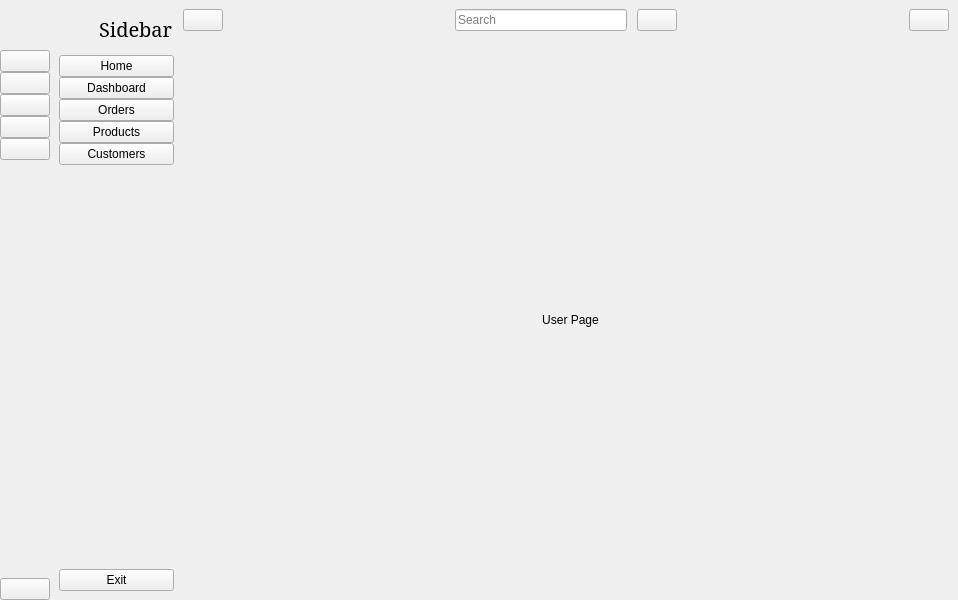
<?xml version="1.0" encoding="UTF-8"?>
<ui version="4.0">
 <class>MainWindow</class>
 <widget class="QMainWindow" name="MainWindow">
  <property name="geometry">
   <rect>
    <x>0</x>
    <y>0</y>
    <width>958</width>
    <height>600</height>
   </rect>
  </property>
  <property name="windowTitle">
   <string>MainWindow</string>
  </property>
  <widget class="QWidget" name="centralwidget">
   <layout class="QGridLayout" name="gridLayout">
    <property name="leftMargin">
     <number>0</number>
    </property>
    <property name="topMargin">
     <number>0</number>
    </property>
    <property name="rightMargin">
     <number>0</number>
    </property>
    <property name="bottomMargin">
     <number>0</number>
    </property>
    <property name="spacing">
     <number>0</number>
    </property>
    <item row="0" column="0">
     <widget class="QWidget" name="icon_only_widget" native="true">
      <layout class="QVBoxLayout" name="verticalLayout_3">
       <property name="spacing">
        <number>0</number>
       </property>
       <property name="leftMargin">
        <number>0</number>
       </property>
       <property name="topMargin">
        <number>0</number>
       </property>
       <property name="rightMargin">
        <number>0</number>
       </property>
       <property name="bottomMargin">
        <number>0</number>
       </property>
       <item>
        <layout class="QHBoxLayout" name="horizontalLayout_3">
         <item>
          <widget class="QLabel" name="label">
           <property name="minimumSize">
            <size>
             <width>50</width>
             <height>50</height>
            </size>
           </property>
           <property name="maximumSize">
            <size>
             <width>50</width>
             <height>50</height>
            </size>
           </property>
           <property name="text">
            <string/>
           </property>
           <property name="pixmap">
            <pixmap resource="resource.qrc">:/icon/icons/align-justify.svg</pixmap>
           </property>
           <property name="scaledContents">
            <bool>true</bool>
           </property>
          </widget>
         </item>
        </layout>
       </item>
       <item>
        <layout class="QVBoxLayout" name="verticalLayout">
         <property name="spacing">
          <number>0</number>
         </property>
         <item>
          <widget class="QPushButton" name="home_btn_1">
           <property name="text">
            <string/>
           </property>
           <property name="icon">
            <iconset resource="resource.qrc">
             <normaloff>:/icon/icons/home-4-32.ico</normaloff>
             <normalon>:/icon/icons/home-4-48.ico</normalon>:/icon/icons/home-4-32.ico</iconset>
           </property>
           <property name="iconSize">
            <size>
             <width>20</width>
             <height>20</height>
            </size>
           </property>
           <property name="checkable">
            <bool>true</bool>
           </property>
           <property name="autoExclusive">
            <bool>true</bool>
           </property>
          </widget>
         </item>
         <item>
          <widget class="QPushButton" name="dashboard_btn_1">
           <property name="text">
            <string/>
           </property>
           <property name="icon">
            <iconset resource="resource.qrc">
             <normaloff>:/icon/icons/dashboard-5-32.ico</normaloff>
             <normalon>:/icon/icons/dashboard-5-48.ico</normalon>:/icon/icons/dashboard-5-32.ico</iconset>
           </property>
           <property name="iconSize">
            <size>
             <width>20</width>
             <height>20</height>
            </size>
           </property>
           <property name="checkable">
            <bool>true</bool>
           </property>
           <property name="autoExclusive">
            <bool>true</bool>
           </property>
          </widget>
         </item>
         <item>
          <widget class="QPushButton" name="orders_btn_1">
           <property name="text">
            <string/>
           </property>
           <property name="icon">
            <iconset resource="resource.qrc">
             <normaloff>:/icon/icons/activity-feed-32.ico</normaloff>
             <normalon>:/icon/icons/activity-feed-48.ico</normalon>:/icon/icons/activity-feed-32.ico</iconset>
           </property>
           <property name="iconSize">
            <size>
             <width>20</width>
             <height>20</height>
            </size>
           </property>
           <property name="checkable">
            <bool>true</bool>
           </property>
           <property name="autoExclusive">
            <bool>true</bool>
           </property>
          </widget>
         </item>
         <item>
          <widget class="QPushButton" name="products_btn_1">
           <property name="text">
            <string/>
           </property>
           <property name="icon">
            <iconset resource="resource.qrc">
             <normaloff>:/icon/icons/product-32.ico</normaloff>
             <normalon>:/icon/icons/product-48.ico</normalon>:/icon/icons/product-32.ico</iconset>
           </property>
           <property name="iconSize">
            <size>
             <width>20</width>
             <height>20</height>
            </size>
           </property>
           <property name="checkable">
            <bool>true</bool>
           </property>
           <property name="autoExclusive">
            <bool>true</bool>
           </property>
          </widget>
         </item>
         <item>
          <widget class="QPushButton" name="customers_btn_1">
           <property name="text">
            <string/>
           </property>
           <property name="icon">
            <iconset resource="resource.qrc">
             <normaloff>:/icon/icons/group-32.ico</normaloff>
             <normalon>:/icon/icons/group-48.ico</normalon>:/icon/icons/group-32.ico</iconset>
           </property>
           <property name="iconSize">
            <size>
             <width>20</width>
             <height>20</height>
            </size>
           </property>
           <property name="checkable">
            <bool>true</bool>
           </property>
           <property name="autoExclusive">
            <bool>true</bool>
           </property>
          </widget>
         </item>
        </layout>
       </item>
       <item>
        <spacer name="verticalSpacer">
         <property name="orientation">
          <enum>Qt::Vertical</enum>
         </property>
         <property name="sizeHint" stdset="0">
          <size>
           <width>20</width>
           <height>387</height>
          </size>
         </property>
        </spacer>
       </item>
       <item>
        <widget class="QPushButton" name="exit_btn_1">
         <property name="text">
          <string/>
         </property>
         <property name="icon">
          <iconset resource="resource.qrc">
           <normaloff>:/icon/icons/close-window-64.ico</normaloff>:/icon/icons/close-window-64.ico</iconset>
         </property>
         <property name="iconSize">
          <size>
           <width>20</width>
           <height>20</height>
          </size>
         </property>
         <property name="checkable">
          <bool>true</bool>
         </property>
         <property name="autoExclusive">
          <bool>true</bool>
         </property>
        </widget>
       </item>
      </layout>
     </widget>
    </item>
    <item row="0" column="1">
     <widget class="QWidget" name="full_menu_widget" native="true">
      <layout class="QVBoxLayout" name="verticalLayout_4">
       <item>
        <layout class="QHBoxLayout" name="horizontalLayout_2">
         <property name="spacing">
          <number>0</number>
         </property>
         <item>
          <widget class="QLabel" name="logo_label_2">
           <property name="minimumSize">
            <size>
             <width>40</width>
             <height>40</height>
            </size>
           </property>
           <property name="maximumSize">
            <size>
             <width>40</width>
             <height>40</height>
            </size>
           </property>
           <property name="text">
            <string/>
           </property>
           <property name="pixmap">
            <pixmap resource="resource.qrc">:/icon/icons/align-justify.svg</pixmap>
           </property>
           <property name="scaledContents">
            <bool>true</bool>
           </property>
          </widget>
         </item>
         <item>
          <widget class="QLabel" name="logo_label_3">
           <property name="font">
            <font>
             <family>Serif</family>
             <pointsize>15</pointsize>
            </font>
           </property>
           <property name="text">
            <string>Sidebar</string>
           </property>
          </widget>
         </item>
        </layout>
       </item>
       <item>
        <layout class="QVBoxLayout" name="verticalLayout_2">
         <property name="spacing">
          <number>0</number>
         </property>
         <item>
          <widget class="QPushButton" name="home_btn_2">
           <property name="text">
            <string>Home</string>
           </property>
           <property name="icon">
            <iconset resource="resource.qrc">
             <normaloff>:/icon/icons/home-4-32.ico</normaloff>
             <normalon>:/icon/icons/home-4-48.ico</normalon>:/icon/icons/home-4-32.ico</iconset>
           </property>
           <property name="iconSize">
            <size>
             <width>14</width>
             <height>14</height>
            </size>
           </property>
           <property name="checkable">
            <bool>true</bool>
           </property>
           <property name="autoExclusive">
            <bool>true</bool>
           </property>
          </widget>
         </item>
         <item>
          <widget class="QPushButton" name="dashboard_btn_2">
           <property name="text">
            <string>Dashboard</string>
           </property>
           <property name="icon">
            <iconset resource="resource.qrc">
             <normaloff>:/icon/icons/dashboard-5-32.ico</normaloff>
             <normalon>:/icon/icons/dashboard-5-48.ico</normalon>:/icon/icons/dashboard-5-32.ico</iconset>
           </property>
           <property name="iconSize">
            <size>
             <width>14</width>
             <height>14</height>
            </size>
           </property>
           <property name="checkable">
            <bool>true</bool>
           </property>
           <property name="autoExclusive">
            <bool>true</bool>
           </property>
          </widget>
         </item>
         <item>
          <widget class="QPushButton" name="orders_btn_2">
           <property name="text">
            <string>Orders</string>
           </property>
           <property name="icon">
            <iconset resource="resource.qrc">
             <normaloff>:/icon/icons/activity-feed-32.ico</normaloff>
             <normalon>:/icon/icons/activity-feed-48.ico</normalon>:/icon/icons/activity-feed-32.ico</iconset>
           </property>
           <property name="iconSize">
            <size>
             <width>14</width>
             <height>14</height>
            </size>
           </property>
           <property name="checkable">
            <bool>true</bool>
           </property>
           <property name="autoExclusive">
            <bool>true</bool>
           </property>
          </widget>
         </item>
         <item>
          <widget class="QPushButton" name="products_btn_2">
           <property name="text">
            <string>Products</string>
           </property>
           <property name="icon">
            <iconset resource="resource.qrc">
             <normaloff>:/icon/icons/product-32.ico</normaloff>
             <normalon>:/icon/icons/product-48.ico</normalon>:/icon/icons/product-32.ico</iconset>
           </property>
           <property name="iconSize">
            <size>
             <width>14</width>
             <height>14</height>
            </size>
           </property>
           <property name="checkable">
            <bool>true</bool>
           </property>
           <property name="autoExclusive">
            <bool>true</bool>
           </property>
          </widget>
         </item>
         <item>
          <widget class="QPushButton" name="customers_btn_2">
           <property name="text">
            <string>Customers</string>
           </property>
           <property name="icon">
            <iconset resource="resource.qrc">
             <normaloff>:/icon/icons/group-32.ico</normaloff>
             <normalon>:/icon/icons/group-48.ico</normalon>:/icon/icons/group-32.ico</iconset>
           </property>
           <property name="iconSize">
            <size>
             <width>14</width>
             <height>14</height>
            </size>
           </property>
           <property name="checkable">
            <bool>true</bool>
           </property>
           <property name="autoExclusive">
            <bool>true</bool>
           </property>
          </widget>
         </item>
        </layout>
       </item>
       <item>
        <spacer name="verticalSpacer_2">
         <property name="orientation">
          <enum>Qt::Vertical</enum>
         </property>
         <property name="sizeHint" stdset="0">
          <size>
           <width>20</width>
           <height>367</height>
          </size>
         </property>
        </spacer>
       </item>
       <item>
        <widget class="QPushButton" name="exit_btn_2">
         <property name="text">
          <string>Exit</string>
         </property>
         <property name="icon">
          <iconset resource="resource.qrc">
           <normaloff>:/icon/icons/close-window-64.ico</normaloff>:/icon/icons/close-window-64.ico</iconset>
         </property>
         <property name="iconSize">
          <size>
           <width>14</width>
           <height>14</height>
          </size>
         </property>
         <property name="checkable">
          <bool>true</bool>
         </property>
         <property name="autoExclusive">
          <bool>true</bool>
         </property>
        </widget>
       </item>
      </layout>
     </widget>
    </item>
    <item row="0" column="2">
     <widget class="QWidget" name="widget_3" native="true">
      <layout class="QVBoxLayout" name="verticalLayout_5">
       <property name="spacing">
        <number>0</number>
       </property>
       <property name="leftMargin">
        <number>0</number>
       </property>
       <property name="topMargin">
        <number>0</number>
       </property>
       <property name="rightMargin">
        <number>0</number>
       </property>
       <property name="bottomMargin">
        <number>0</number>
       </property>
       <item>
        <widget class="QWidget" name="widget" native="true">
         <property name="minimumSize">
          <size>
           <width>0</width>
           <height>40</height>
          </size>
         </property>
         <layout class="QHBoxLayout" name="horizontalLayout_4">
          <property name="spacing">
           <number>0</number>
          </property>
          <property name="leftMargin">
           <number>0</number>
          </property>
          <property name="topMargin">
           <number>0</number>
          </property>
          <property name="rightMargin">
           <number>9</number>
          </property>
          <property name="bottomMargin">
           <number>0</number>
          </property>
          <item>
           <widget class="QPushButton" name="change_btn">
            <property name="text">
             <string/>
            </property>
            <property name="icon">
             <iconset resource="resource.qrc">
              <normaloff>:/icon/icons/menu-4-32.ico</normaloff>:/icon/icons/menu-4-32.ico</iconset>
            </property>
            <property name="iconSize">
             <size>
              <width>14</width>
              <height>14</height>
             </size>
            </property>
            <property name="checkable">
             <bool>true</bool>
            </property>
           </widget>
          </item>
          <item>
           <spacer name="horizontalSpacer">
            <property name="orientation">
             <enum>Qt::Horizontal</enum>
            </property>
            <property name="sizeHint" stdset="0">
             <size>
              <width>232</width>
              <height>20</height>
             </size>
            </property>
           </spacer>
          </item>
          <item>
           <layout class="QHBoxLayout" name="horizontalLayout">
            <property name="spacing">
             <number>10</number>
            </property>
            <item>
             <widget class="QLineEdit" name="search_input">
              <property name="placeholderText">
               <string>Search</string>
              </property>
             </widget>
            </item>
            <item>
             <widget class="QPushButton" name="search_btn">
              <property name="text">
               <string/>
              </property>
              <property name="icon">
               <iconset resource="resource.qrc">
                <normaloff>:/icon/icons/search-13-48.ico</normaloff>:/icon/icons/search-13-48.ico</iconset>
              </property>
              <property name="iconSize">
               <size>
                <width>16</width>
                <height>16</height>
               </size>
              </property>
             </widget>
            </item>
           </layout>
          </item>
          <item>
           <spacer name="horizontalSpacer_2">
            <property name="orientation">
             <enum>Qt::Horizontal</enum>
            </property>
            <property name="sizeHint" stdset="0">
             <size>
              <width>232</width>
              <height>20</height>
             </size>
            </property>
           </spacer>
          </item>
          <item>
           <widget class="QPushButton" name="user_btn">
            <property name="text">
             <string/>
            </property>
            <property name="icon">
             <iconset resource="resource.qrc">
              <normaloff>:/icon/icons/user-48.ico</normaloff>:/icon/icons/user-48.ico</iconset>
            </property>
           </widget>
          </item>
         </layout>
        </widget>
       </item>
       <item>
        <widget class="QStackedWidget" name="stackedWidget">
         <property name="currentIndex">
          <number>6</number>
         </property>
         <widget class="QWidget" name="page">
          <layout class="QGridLayout" name="gridLayout_3">
           <item row="0" column="0">
            <widget class="QLabel" name="label_4">
             <property name="text">
              <string>Home Page</string>
             </property>
             <property name="alignment">
              <set>Qt::AlignCenter</set>
             </property>
            </widget>
           </item>
          </layout>
         </widget>
         <widget class="QWidget" name="page_2">
          <layout class="QGridLayout" name="gridLayout_2">
           <item row="0" column="0">
            <widget class="QLabel" name="label_5">
             <property name="text">
              <string>Dashboard Page</string>
             </property>
             <property name="scaledContents">
              <bool>false</bool>
             </property>
             <property name="alignment">
              <set>Qt::AlignCenter</set>
             </property>
             <property name="openExternalLinks">
              <bool>false</bool>
             </property>
            </widget>
           </item>
          </layout>
         </widget>
         <widget class="QWidget" name="page_3">
          <layout class="QGridLayout" name="gridLayout_4">
           <item row="0" column="0">
            <widget class="QLabel" name="label_6">
             <property name="text">
              <string>Orders Page</string>
             </property>
             <property name="alignment">
              <set>Qt::AlignCenter</set>
             </property>
            </widget>
           </item>
          </layout>
         </widget>
         <widget class="QWidget" name="page_4">
          <layout class="QGridLayout" name="gridLayout_5">
           <item row="0" column="0">
            <widget class="QLabel" name="label_7">
             <property name="text">
              <string>Product Page</string>
             </property>
             <property name="alignment">
              <set>Qt::AlignCenter</set>
             </property>
            </widget>
           </item>
          </layout>
         </widget>
         <widget class="QWidget" name="page_5">
          <layout class="QGridLayout" name="gridLayout_6">
           <item row="0" column="0">
            <widget class="QLabel" name="label_8">
             <property name="text">
              <string>Customer Page</string>
             </property>
             <property name="alignment">
              <set>Qt::AlignCenter</set>
             </property>
            </widget>
           </item>
          </layout>
         </widget>
         <widget class="QWidget" name="page_6">
          <layout class="QGridLayout" name="gridLayout_7">
           <item row="0" column="0">
            <widget class="QLabel" name="label_9">
             <property name="text">
              <string>Search Page</string>
             </property>
             <property name="alignment">
              <set>Qt::AlignCenter</set>
             </property>
            </widget>
           </item>
          </layout>
         </widget>
         <widget class="QWidget" name="page_7">
          <layout class="QGridLayout" name="gridLayout_8">
           <item row="0" column="0">
            <widget class="QLabel" name="label_10">
             <property name="text">
              <string>User Page</string>
             </property>
             <property name="alignment">
              <set>Qt::AlignCenter</set>
             </property>
            </widget>
           </item>
          </layout>
         </widget>
        </widget>
       </item>
      </layout>
     </widget>
    </item>
   </layout>
  </widget>
 </widget>
 <resources>
  <include location="resource.qrc"/>
 </resources>
 <connections>
  <connection>
   <sender>change_btn</sender>
   <signal>toggled(bool)</signal>
   <receiver>icon_only_widget</receiver>
   <slot>setVisible(bool)</slot>
   <hints>
    <hint type="sourcelabel">
     <x>206</x>
     <y>26</y>
    </hint>
    <hint type="destinationlabel">
     <x>15</x>
     <y>367</y>
    </hint>
   </hints>
  </connection>
  <connection>
   <sender>change_btn</sender>
   <signal>toggled(bool)</signal>
   <receiver>full_menu_widget</receiver>
   <slot>setHidden(bool)</slot>
   <hints>
    <hint type="sourcelabel">
     <x>196</x>
     <y>25</y>
    </hint>
    <hint type="destinationlabel">
     <x>168</x>
     <y>269</y>
    </hint>
   </hints>
  </connection>
  <connection>
   <sender>home_btn_1</sender>
   <signal>toggled(bool)</signal>
   <receiver>home_btn_2</receiver>
   <slot>setChecked(bool)</slot>
   <hints>
    <hint type="sourcelabel">
     <x>30</x>
     <y>68</y>
    </hint>
    <hint type="destinationlabel">
     <x>84</x>
     <y>70</y>
    </hint>
   </hints>
  </connection>
  <connection>
   <sender>dashboard_btn_1</sender>
   <signal>toggled(bool)</signal>
   <receiver>dashboard_btn_2</receiver>
   <slot>setChecked(bool)</slot>
   <hints>
    <hint type="sourcelabel">
     <x>26</x>
     <y>88</y>
    </hint>
    <hint type="destinationlabel">
     <x>89</x>
     <y>94</y>
    </hint>
   </hints>
  </connection>
  <connection>
   <sender>orders_btn_1</sender>
   <signal>toggled(bool)</signal>
   <receiver>orders_btn_2</receiver>
   <slot>setChecked(bool)</slot>
   <hints>
    <hint type="sourcelabel">
     <x>33</x>
     <y>120</y>
    </hint>
    <hint type="destinationlabel">
     <x>92</x>
     <y>119</y>
    </hint>
   </hints>
  </connection>
  <connection>
   <sender>products_btn_1</sender>
   <signal>toggled(bool)</signal>
   <receiver>products_btn_2</receiver>
   <slot>setChecked(bool)</slot>
   <hints>
    <hint type="sourcelabel">
     <x>30</x>
     <y>146</y>
    </hint>
    <hint type="destinationlabel">
     <x>91</x>
     <y>145</y>
    </hint>
   </hints>
  </connection>
  <connection>
   <sender>customers_btn_1</sender>
   <signal>toggled(bool)</signal>
   <receiver>customers_btn_2</receiver>
   <slot>setChecked(bool)</slot>
   <hints>
    <hint type="sourcelabel">
     <x>43</x>
     <y>167</y>
    </hint>
    <hint type="destinationlabel">
     <x>101</x>
     <y>169</y>
    </hint>
   </hints>
  </connection>
  <connection>
   <sender>home_btn_2</sender>
   <signal>toggled(bool)</signal>
   <receiver>home_btn_1</receiver>
   <slot>setChecked(bool)</slot>
   <hints>
    <hint type="sourcelabel">
     <x>96</x>
     <y>64</y>
    </hint>
    <hint type="destinationlabel">
     <x>35</x>
     <y>64</y>
    </hint>
   </hints>
  </connection>
  <connection>
   <sender>dashboard_btn_2</sender>
   <signal>toggled(bool)</signal>
   <receiver>dashboard_btn_1</receiver>
   <slot>setChecked(bool)</slot>
   <hints>
    <hint type="sourcelabel">
     <x>82</x>
     <y>92</y>
    </hint>
    <hint type="destinationlabel">
     <x>16</x>
     <y>90</y>
    </hint>
   </hints>
  </connection>
  <connection>
   <sender>orders_btn_2</sender>
   <signal>toggled(bool)</signal>
   <receiver>orders_btn_1</receiver>
   <slot>setChecked(bool)</slot>
   <hints>
    <hint type="sourcelabel">
     <x>98</x>
     <y>119</y>
    </hint>
    <hint type="destinationlabel">
     <x>36</x>
     <y>126</y>
    </hint>
   </hints>
  </connection>
  <connection>
   <sender>products_btn_2</sender>
   <signal>toggled(bool)</signal>
   <receiver>products_btn_1</receiver>
   <slot>setChecked(bool)</slot>
   <hints>
    <hint type="sourcelabel">
     <x>85</x>
     <y>142</y>
    </hint>
    <hint type="destinationlabel">
     <x>37</x>
     <y>140</y>
    </hint>
   </hints>
  </connection>
  <connection>
   <sender>customers_btn_2</sender>
   <signal>toggled(bool)</signal>
   <receiver>customers_btn_1</receiver>
   <slot>setChecked(bool)</slot>
   <hints>
    <hint type="sourcelabel">
     <x>90</x>
     <y>169</y>
    </hint>
    <hint type="destinationlabel">
     <x>27</x>
     <y>174</y>
    </hint>
   </hints>
  </connection>
  <connection>
   <sender>exit_btn_2</sender>
   <signal>clicked()</signal>
   <receiver>MainWindow</receiver>
   <slot>close()</slot>
   <hints>
    <hint type="sourcelabel">
     <x>125</x>
     <y>576</y>
    </hint>
    <hint type="destinationlabel">
     <x>131</x>
     <y>622</y>
    </hint>
   </hints>
  </connection>
  <connection>
   <sender>exit_btn_1</sender>
   <signal>clicked()</signal>
   <receiver>MainWindow</receiver>
   <slot>close()</slot>
   <hints>
    <hint type="sourcelabel">
     <x>11</x>
     <y>587</y>
    </hint>
    <hint type="destinationlabel">
     <x>29</x>
     <y>633</y>
    </hint>
   </hints>
  </connection>
 </connections>
</ui>
